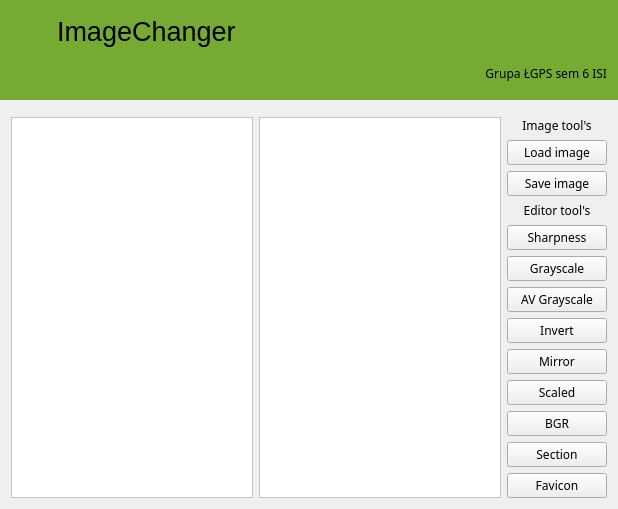
<?xml version="1.0" encoding="UTF-8"?>
<ui version="4.0">
 <class>Widget</class>
 <widget class="QWidget" name="Widget">
  <property name="enabled">
   <bool>true</bool>
  </property>
  <property name="geometry">
   <rect>
    <x>0</x>
    <y>0</y>
    <width>618</width>
    <height>484</height>
   </rect>
  </property>
  <property name="sizePolicy">
   <sizepolicy hsizetype="Expanding" vsizetype="Expanding">
    <horstretch>0</horstretch>
    <verstretch>0</verstretch>
   </sizepolicy>
  </property>
  <property name="font">
   <font>
    <family>Droid Sans</family>
   </font>
  </property>
  <property name="windowTitle">
   <string>Widget</string>
  </property>
  <property name="layoutDirection">
   <enum>Qt::LeftToRight</enum>
  </property>
  <property name="autoFillBackground">
   <bool>false</bool>
  </property>
  <property name="styleSheet">
   <string notr="true">QWidget{
	background-color: rgb(218, 255, 108);
}

QPushButton {
	color: rgb(255, 0, 0);
	background-color: rgb(229, 229, 229);
}
QLabel{
	text-align:center;
}

QWidget[name=&quot;widget_head&quot;] &gt; QLable {
	
	color: rgb(210, 254, 255);
}</string>
  </property>
  <layout class="QHBoxLayout" name="horizontalLayout">
   <property name="spacing">
    <number>0</number>
   </property>
   <property name="leftMargin">
    <number>0</number>
   </property>
   <property name="topMargin">
    <number>0</number>
   </property>
   <property name="rightMargin">
    <number>0</number>
   </property>
   <property name="bottomMargin">
    <number>0</number>
   </property>
   <item>
    <widget class="QWidget" name="widget" native="true">
     <layout class="QHBoxLayout" name="horizontalLayout_2">
      <property name="spacing">
       <number>0</number>
      </property>
      <property name="leftMargin">
       <number>0</number>
      </property>
      <property name="topMargin">
       <number>0</number>
      </property>
      <property name="rightMargin">
       <number>0</number>
      </property>
      <property name="bottomMargin">
       <number>0</number>
      </property>
      <item>
       <layout class="QVBoxLayout" name="verticalLayout">
        <item>
         <widget class="QWidget" name="widget_head" native="true">
          <property name="enabled">
           <bool>true</bool>
          </property>
          <property name="sizePolicy">
           <sizepolicy hsizetype="Preferred" vsizetype="Preferred">
            <horstretch>0</horstretch>
            <verstretch>0</verstretch>
           </sizepolicy>
          </property>
          <property name="minimumSize">
           <size>
            <width>0</width>
            <height>100</height>
           </size>
          </property>
          <property name="styleSheet">
           <string notr="true">background-color: rgb(118, 171, 51);</string>
          </property>
          <layout class="QHBoxLayout" name="horizontalLayout_4">
           <item>
            <layout class="QVBoxLayout" name="verticalLayout_5">
             <item>
              <layout class="QVBoxLayout" name="verticalLayout_6">
               <item>
                <layout class="QHBoxLayout" name="horizontalLayout_6">
                 <item>
                  <widget class="QLabel" name="label">
                   <property name="sizePolicy">
                    <sizepolicy hsizetype="Minimum" vsizetype="Minimum">
                     <horstretch>0</horstretch>
                     <verstretch>0</verstretch>
                    </sizepolicy>
                   </property>
                   <property name="minimumSize">
                    <size>
                     <width>0</width>
                     <height>40</height>
                    </size>
                   </property>
                   <property name="maximumSize">
                    <size>
                     <width>40</width>
                     <height>40</height>
                    </size>
                   </property>
                   <property name="baseSize">
                    <size>
                     <width>0</width>
                     <height>10</height>
                    </size>
                   </property>
                   <property name="text">
                    <string/>
                   </property>
                   <property name="pixmap">
                    <pixmap resource="zasoby.qrc">:/img/paint-117599_1280.png</pixmap>
                   </property>
                   <property name="scaledContents">
                    <bool>true</bool>
                   </property>
                  </widget>
                 </item>
                 <item>
                  <widget class="QLabel" name="label_4">
                   <property name="font">
                    <font>
                     <pointsize>20</pointsize>
                    </font>
                   </property>
                   <property name="text">
                    <string>ImageChanger</string>
                   </property>
                   <property name="scaledContents">
                    <bool>false</bool>
                   </property>
                   <property name="alignment">
                    <set>Qt::AlignLeading|Qt::AlignLeft|Qt::AlignVCenter</set>
                   </property>
                   <property name="margin">
                    <number>0</number>
                   </property>
                  </widget>
                 </item>
                </layout>
               </item>
              </layout>
             </item>
             <item>
              <layout class="QVBoxLayout" name="verticalLayout_3">
               <item>
                <widget class="QLabel" name="label_5">
                 <property name="text">
                  <string>Grupa ŁGPS sem 6 ISI</string>
                 </property>
                 <property name="alignment">
                  <set>Qt::AlignRight|Qt::AlignTrailing|Qt::AlignVCenter</set>
                 </property>
                </widget>
               </item>
              </layout>
             </item>
            </layout>
           </item>
          </layout>
         </widget>
        </item>
        <item>
         <widget class="QWidget" name="widget_2" native="true">
          <property name="enabled">
           <bool>true</bool>
          </property>
          <property name="sizePolicy">
           <sizepolicy hsizetype="Preferred" vsizetype="Expanding">
            <horstretch>0</horstretch>
            <verstretch>0</verstretch>
           </sizepolicy>
          </property>
          <layout class="QHBoxLayout" name="horizontalLayout_3">
           <item>
            <widget class="QGraphicsView" name="graphicsView_2">
             <property name="styleSheet">
              <string notr="true">background-color: rgb(255, 255, 255);</string>
             </property>
            </widget>
           </item>
           <item>
            <widget class="QGraphicsView" name="graphicsView">
             <property name="styleSheet">
              <string notr="true">background-color: rgb(255, 255, 255);</string>
             </property>
            </widget>
           </item>
           <item>
            <widget class="QWidget" name="widget_4" native="true">
             <property name="minimumSize">
              <size>
               <width>100</width>
               <height>0</height>
              </size>
             </property>
             <property name="autoFillBackground">
              <bool>false</bool>
             </property>
             <layout class="QHBoxLayout" name="horizontalLayout_5">
              <property name="spacing">
               <number>0</number>
              </property>
              <property name="leftMargin">
               <number>0</number>
              </property>
              <property name="topMargin">
               <number>0</number>
              </property>
              <property name="rightMargin">
               <number>0</number>
              </property>
              <property name="bottomMargin">
               <number>0</number>
              </property>
              <item>
               <layout class="QVBoxLayout" name="verticalLayout_4">
                <property name="sizeConstraint">
                 <enum>QLayout::SetMaximumSize</enum>
                </property>
                <item>
                 <widget class="QLabel" name="label_2">
                  <property name="text">
                   <string>Image tool's</string>
                  </property>
                  <property name="alignment">
                   <set>Qt::AlignCenter</set>
                  </property>
                 </widget>
                </item>
                <item>
                 <widget class="QPushButton" name="loadImgButton">
                  <property name="autoFillBackground">
                   <bool>false</bool>
                  </property>
                  <property name="text">
                   <string>Load image</string>
                  </property>
                  <property name="autoDefault">
                   <bool>false</bool>
                  </property>
                  <property name="default">
                   <bool>false</bool>
                  </property>
                 </widget>
                </item>
                <item>
                 <widget class="QPushButton" name="savebutton">
                  <property name="text">
                   <string>Save image</string>
                  </property>
                 </widget>
                </item>
                <item>
                 <widget class="QLabel" name="label_3">
                  <property name="text">
                   <string>Editor tool's</string>
                  </property>
                  <property name="alignment">
                   <set>Qt::AlignCenter</set>
                  </property>
                 </widget>
                </item>
                <item>
                 <widget class="QPushButton" name="changeToBwButton">
                  <property name="enabled">
                   <bool>true</bool>
                  </property>
                  <property name="autoFillBackground">
                   <bool>false</bool>
                  </property>
                  <property name="text">
                   <string>Sharpness</string>
                  </property>
                  <property name="autoDefault">
                   <bool>false</bool>
                  </property>
                  <property name="default">
                   <bool>false</bool>
                  </property>
                 </widget>
                </item>
                <item>
                 <widget class="QPushButton" name="changeToGrayButton">
                  <property name="enabled">
                   <bool>true</bool>
                  </property>
                  <property name="layoutDirection">
                   <enum>Qt::LeftToRight</enum>
                  </property>
                  <property name="autoFillBackground">
                   <bool>false</bool>
                  </property>
                  <property name="text">
                   <string>Grayscale</string>
                  </property>
                  <property name="autoDefault">
                   <bool>false</bool>
                  </property>
                  <property name="default">
                   <bool>false</bool>
                  </property>
                 </widget>
                </item>
                <item>
                 <widget class="QPushButton" name="changeToGrayscaleAv">
                  <property name="sizePolicy">
                   <sizepolicy hsizetype="Minimum" vsizetype="Minimum">
                    <horstretch>0</horstretch>
                    <verstretch>0</verstretch>
                   </sizepolicy>
                  </property>
                  <property name="text">
                   <string>AV Grayscale</string>
                  </property>
                  <property name="default">
                   <bool>false</bool>
                  </property>
                 </widget>
                </item>
                <item>
                 <widget class="QPushButton" name="InvertColorButton">
                  <property name="text">
                   <string>Invert</string>
                  </property>
                 </widget>
                </item>
                <item>
                 <widget class="QPushButton" name="mirrorButton">
                  <property name="text">
                   <string>Mirror</string>
                  </property>
                 </widget>
                </item>
                <item>
                 <widget class="QPushButton" name="scaledButton">
                  <property name="text">
                   <string>Scaled</string>
                  </property>
                 </widget>
                </item>
                <item>
                 <widget class="QPushButton" name="bgrButton">
                  <property name="text">
                   <string>BGR</string>
                  </property>
                 </widget>
                </item>
                <item>
                 <widget class="QPushButton" name="sectionButton">
                  <property name="text">
                   <string>Section</string>
                  </property>
                 </widget>
                </item>
                <item>
                 <widget class="QPushButton" name="pushButton">
                  <property name="text">
                   <string>Favicon</string>
                  </property>
                 </widget>
                </item>
                <item>
                 <spacer name="verticalSpacer">
                  <property name="orientation">
                   <enum>Qt::Vertical</enum>
                  </property>
                  <property name="sizeHint" stdset="0">
                   <size>
                    <width>20</width>
                    <height>40</height>
                   </size>
                  </property>
                 </spacer>
                </item>
               </layout>
              </item>
             </layout>
            </widget>
           </item>
          </layout>
         </widget>
        </item>
       </layout>
      </item>
     </layout>
    </widget>
   </item>
  </layout>
 </widget>
 <layoutdefault spacing="6" margin="11"/>
 <resources>
  <include location="zasoby.qrc"/>
 </resources>
 <connections/>
</ui>
